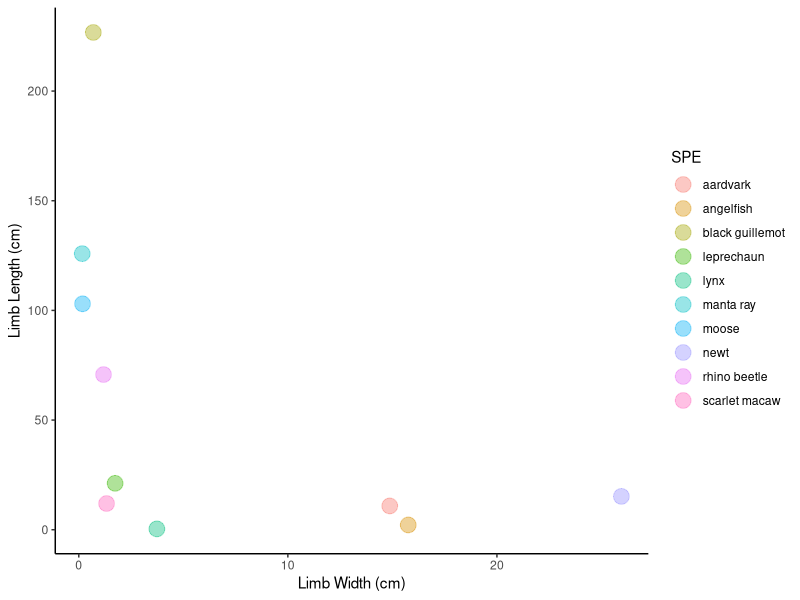
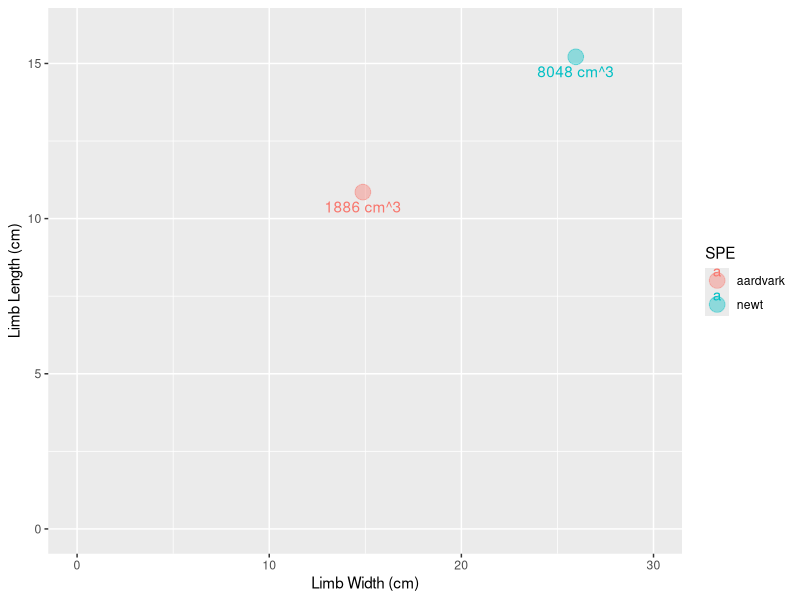

Recreate these plots in R, in order.
## ---- chunk 1
knitr::opts_chunk$set(echo = TRUE)
## ---- chunk 2
library(dplyr)
library(ggplot2)
library(knitr)
## ---- chunk 3
setwd("..")
MData <- read.csv(file= "measurements.csv" )
names(MData) <- c("X", "SPE", "LMW", "UNW", "LML", "UNL")

## ---- chunk 4


for (i in 1:length(MData$UNW)){
  if(MData$UNW[i] == "mm"){ 
    MData$LMW[i] <- (MData$LMW[i])/10
  } else{
    MData$LMW[i] <- MData$LMW[i]
  }}
  
for (i in 1:length(MData$UNL)){
  if(MData$UNL[i] == "mm"){ 
    MData$LML[i] <- (MData$LML[i])/10
  } else{
    MData$LML[i] <- MData$LML[i]
  }}

MData$UNL <- "cm"
MData$UNW <- "cm"

## ---- chunk 5
MData$LMW <- as.numeric(MData$LMW)
MData$LML <- as.numeric(MData$LML)
MData <- as.data.frame(MData)

MData <- mutate(MData, Volume = ((pi*((LMW)/2)^2)*LML))

MData$Volume <- as.numeric(MData$Volume)
## ---- chunk 6
qplot(x=LMW, y= LML, xlab= "Limb Width (cm)", 
      ylab= "Limb Length (cm)",
      alpha = I(0.4), size=I(5), colour= SPE, data = MData) +
    theme_classic()
## ---- chunk 7
MData.BV <- subset(MData, MData$Volume >= mean(MData$Volume))
## ---- chunk 8
qplot(x=LMW, y= LML, xlab= "Limb Width (cm)", 
      ylab= "Limb Length (cm)",
      alpha = I(0.4), size=I(5), colour= SPE, data = MData.BV) +
  xlim(0,30) +
  ylim(0,16) +
  geom_text(aes(label= paste(round(Volume), "cm^3")), vjust = 1.7)
## ---- chunk 9

MData$Magnificence <- c("low", "low", "high", "high", "high", "low", "low", "low", "high", "high")

MData.stats <- MData %>% 
   group_by(Magnificence) %>% 
    summarise(AvgLimbLength = mean(LML), SDL = sd(LML), AvgLimbWidth = mean(LMW), SDW = sd(LMW), AvgLimbVolume = mean(Volume), SDV = sd(Volume)) %>% 
    arrange(desc(AvgLimbLength))

kable(MData.stats, label = "Limb Dimensions For Species of Differing Magnificence Level")
